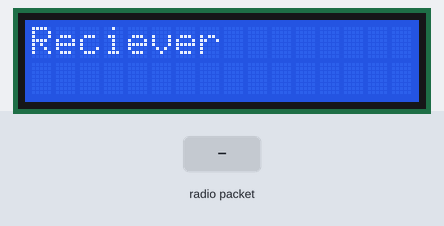
Simulated run of this sketch. Board: Arduino Uno, built with avr-gcc and run on an emulated ATmega328P. Parts: 16×2 character LCD. The inputs (shaded band) are chosen by the test bench. No radio packets arrive unless stated; what the sketch prints to the serial monitor is not drawn.

Above: at 1.2 s.
1.3 s: radio packet "|" arrives
At 2.2 s:
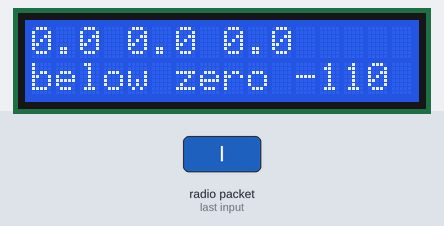
2.8 s: radio packet "~" arrives
At 3.4 s:
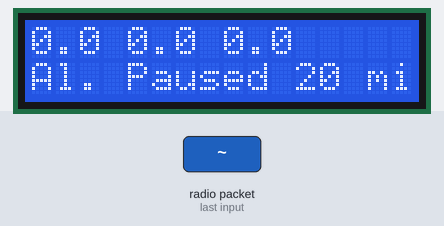
4.3 s: radio packet "." arrives
At 5.2 s:
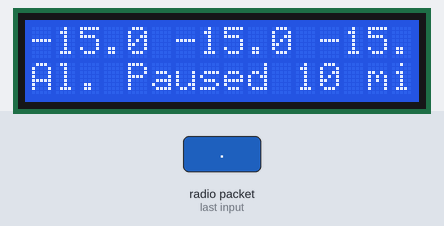
5.8 s: radio packet "90" arrives
At 7.1 s:
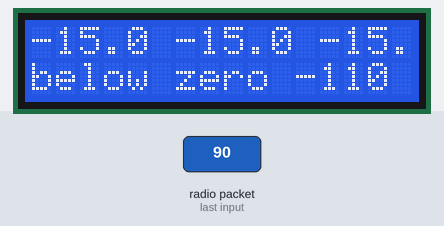
Timing chart, 0 to 8.3 s (numbered marks = the images above; inputs shaded):
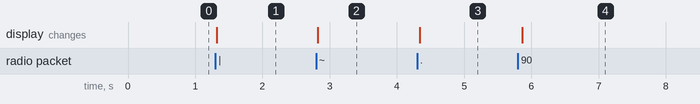

Measured:
- after the input at 1.3 s, the display: changes at once (image 1)
- after the input at 2.8 s, the display: changes at once (image 2)
- after the input at 4.3 s, the display: changes at once (image 3)
- after the input at 5.8 s, the display: changes after 0.06 s (image 4)

The sketch:

FreezerRx.ino
```cpp
#include <LiquidCrystal.h>
#include <SPI.h>
#include <LoRa.h>

// initialize the library by associating any needed LCD interface pinc with the arduino pin number it is connected to
const int rs = 8, en = 7, d4 = 6, d5 = 5, d6 = 4, d7 = 3;
LiquidCrystal lcd(rs, en, d4, d5, d6, d7);

int count = 0;
char msg[10];
long tmp = 0;
char *str;
char **endptr;
int t1 = 0;
int t2 = 0;
int t3 = 0;
float temp1 = 0;
float temp2 = 0;
float temp3 = 0;
bool trend1 = false;
bool trend2 = false;
bool trend3 = false;
bool ot1 = false;
bool ot2 = false;
bool ot3 = false;
bool fault1 = false;
bool fault2 = false;
bool fault3 = false;
int pause = 0;

void setup()
{
  lcd.begin(16, 2);                 // set up the LCD's number of columns and rows:
  lcd.display();
  lcd.print("Reciever");       // Print a message to the LCD.

  Serial.begin(9600);
  while (!Serial);
  Serial.println("LoRa Receiver");

  if (!LoRa.begin(433E6)) {
    Serial.println("Starting LoRa failed!");
    while (1);
  }

  str = (char*)msg;
  endptr = &str;
}


void loop() {
  // try to parse packet
  int packetSize = LoRa.parsePacket();
  if (packetSize)
  {
    // received a paket
    Serial.println("");
    Serial.println("...................................");
    Serial.println("Received packet: ");
    Serial.println(packetSize);
    // lcd.begin(16,2);
    lcd.setCursor(0, 1);
    strcpy(msg,"   ");
    str = (char*)msg;
    endptr = &str;
    count = 0;

    // read packet
    while (LoRa.available()) {
      char incoming = (char)LoRa.read();

      if (incoming == '|') pause = 0;     // n is normal mode - alarms on
      if (incoming == '~') pause = 1800;  // p is paused mode - alarms off for 30 mins. freezer opened

      if ((incoming == '|') || (incoming == '~')){
       count = 0;
      } else {
        msg[count] = incoming;
        count += 1;
      }

      if (incoming == '.') {
        // tmp = strtoull(str, endptr, 36);
        Serial.println(str);
        tmp = strtol(str, 0, 36);
        t1 = (tmp & 0x3ff00000) >> 20;
        t2 = (tmp & 0x000FFC00) >> 10;
        t3 = tmp & 0x000003ff;
        Serial.println(tmp);
        Serial.println(count);

        if (t1 > 512) {
          t1 -= 512;
          trend1 = true;
        } else {
          trend1 = false;
        }

        temp1 = map(t1, 0, 511, -150, 361)/10.0;

        if (t2 > 512) {
          t2 -= 512;
          trend2 = true;
        } else {
          trend2 = false;
        }

        temp2 = map(t2, 0, 511, -150, 361)/10.0;

        if (t3 > 512) {
          t3 -= 512;
          trend3 = true;
        } else {
          trend3 = false;
        }

        temp3 = map(t3, 0, 511, -150, 361)/10.0;
      }

      lcd.print(incoming);

      // Serial.println(msg);


      lcd.setCursor(0,0);
      lcd.clear();
      lcd.print(temp1, 1);
      lcd.print(" ");
      lcd.print(temp2, 1);
      lcd.print(" ");
      lcd.print(temp3, 1);
      lcd.println("  ");

      lcd.setCursor(0,1);

      if (pause == 0) {
        if ((temp1 <-20.0) || (temp2 <-20.0) || (temp3 <-20.0)) lcd.println("Sens. Fault ");
        if ((temp1 > 0.0) || (temp2 > 0.0) || (temp3 > 0.0)){
          lcd.print("Over Temp  ");
        } else {
          lcd.print("below zero ");
        }

        lcd.println(LoRa.rssi());
      } else {
        pause -= 600;                 // this loop goes every 10mins or 600 seconds
        lcd.print("Al. Paused ");
        lcd.print(pause/60);
        lcd.println(" min");
      }


      Serial.println(msg);
      Serial.println(temp1, 1);
      Serial.println(temp2, 1);
      Serial.println(temp3, 1);

      Serial.println(LoRa.rssi());


    }
  }
}
```
